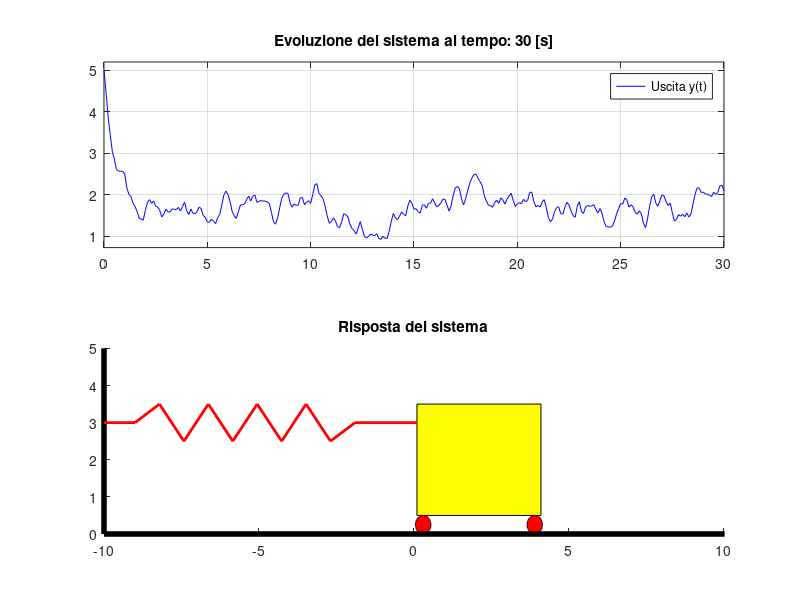

Recreate this plot in MATLAB.
close all; clear all; clc;

% parametri fisici del sistema
mm = 0.5; % kg
kk = 1;   % costante elastica [N/m]

% condizione iniziale del carrello
pos_init = 5; % [m]
vel_init = 1; % [m/s]
x0 = [pos_init; vel_init];

% intervallo di tempo
interv = 0:0.1:30; % da 0 a 30 secondi con passo 0.1

%% creazione oggetto sistema e soluzione equazione differenziale

% matrici del sistema
A = [0 1; -kk/mm 0];
B = [0; 1/mm];
C = [1 0];
D = 0;

%%%%%%%%%%%%%%%%%%%%%%%%%%%%%%%%%%%%%%%%%
%%% Progettare matrice di retroazione %%% 
%%%%%%%%%%%%%%%%%%%%%%%%%%%%%%%%%%%%%%%%%

p = [-30 -2];
K = place(A, B, p);

%%%%%%%%%%%%%%%%%%%%%%%%%%%%%%%%%%%%%%%%%%%%%%%%%%%%%%%%%%%%%%%%%%%%%%%%
%%% Dichiare modello del sistema risultante nello spazio degli stati %%%
%%%%%%%%%%%%%%%%%%%%%%%%%%%%%%%%%%%%%%%%%%%%%%%%%%%%%%%%%%%%%%%%%%%%%%%%

modello = ss(A - B*K, B, C, D);

%%%%%%%%%%%%%%%%%%%%%%%%%%%%%%%%%%%%%%%%%%%%%%%%%%%%%%
%%% Simulare evoluzione del sistema                %%%
%%% N.B.: la parte grafica usa variabili YY TT XX  %%%
%%%%%%%%%%%%%%%%%%%%%%%%%%%%%%%%%%%%%%%%%%%%%%%%%%%%%%

uu = rand(length(interv), 1) * 100;

% evoluzione sistema
[YY, TT, XX] = lsim(modello, uu, interv, x0);

%% plot con animazione

% parametri del disegno
r=0.25; %raggio
Wrad = 0:.02:2*pi;
Wx = r*cos(Wrad);
Wy = r*sin(Wrad);

% inizializza figura
figure(1);
clf;
min_T=0;
max_T=max(TT);
min_Y=min(YY);
max_Y=max(YY);
subplot(2,1,1)
axis([min_T max_T (min_Y-0.2) (max_Y+0.2)])
subplot(2,1,2)
axis([-10 10  0 5])

for i=1:5:length(TT)
    figure(1);
    clf;
    
    % aggiorna figura superiore
    subplot(2,1,1)
    plot(TT(1:i), YY(1:i),'b');
    axis([min_T max_T (min_Y-0.2) (max_Y+0.2)])
    title(['Evoluzione del sistema al tempo: ',num2str(TT(i)),' [s]']);
    legend('Uscita y(t)')
    grid on; box on;
    
    % aggiorna figura inferiore
    subplot(2,1,2)
    axis([-10 10  0 5])
    patch(YY(i)+[-2 2 2 -2],2+[1.5 1.5 -1.5 -1.5],'y') % cart
    hold on;
    patch(Wx+YY(i)-1.8, Wy+.25,'r'); % wheel
    patch(Wx+YY(i)+1.8, Wy+.25,'r'); % wheel
    plot([-10 -10 20],[5 0 0],'k','LineWidth',4) % ground and wall.
    plot([-10, -9, -9:((+9 +YY(i)-4)/9):YY(i)-4, YY(i)-4, YY(i)-2],...
        2+1+[0 0 0 .5 -.5 .5 -.5 .5 -.5 .5 -.5 0 0 0],'r','LineWidth',2) % spring
    title('Risposta del sistema')
    
    % pausa prima del prossimo frame
    pause(0.0001);
end